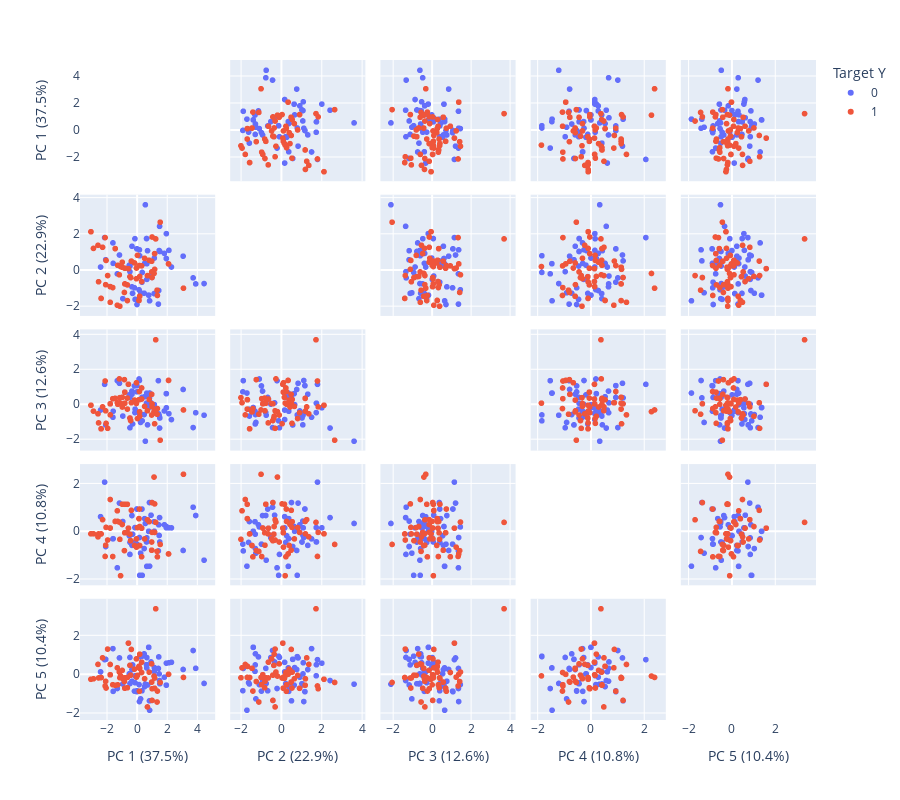

Source (notebook cell):
### Markdown cell above
also try PCA to the original dataset to see if the model performs well without feature augmentation.

### Code cell
# Visualize all the principal components
import plotly.express as px
from sklearn.decomposition import PCA

oversample = SMOTE()
X_balanced, y_balanced = oversample.fit_resample(survey_df.drop("Y", axis=1), survey_df["Y"].astype('category'))

pca = PCA()
components = pca.fit_transform(X_balanced)
labels = {
    str(i): f"PC {i+1} ({var:.1f}%)"
    for i, var in enumerate(pca.explained_variance_ratio_ * 100)
}
labels["color"] = "Target Y"

fig = px.scatter_matrix(
    components,
    labels=labels,
    dimensions=range(5),
    color=y_balanced,
    height=800
)
fig.update_traces(diagonal_visible=False)
fig.show()
print(f"Variance explained by PC 1-5: {pca.explained_variance_ratio_[:5].sum()}")
